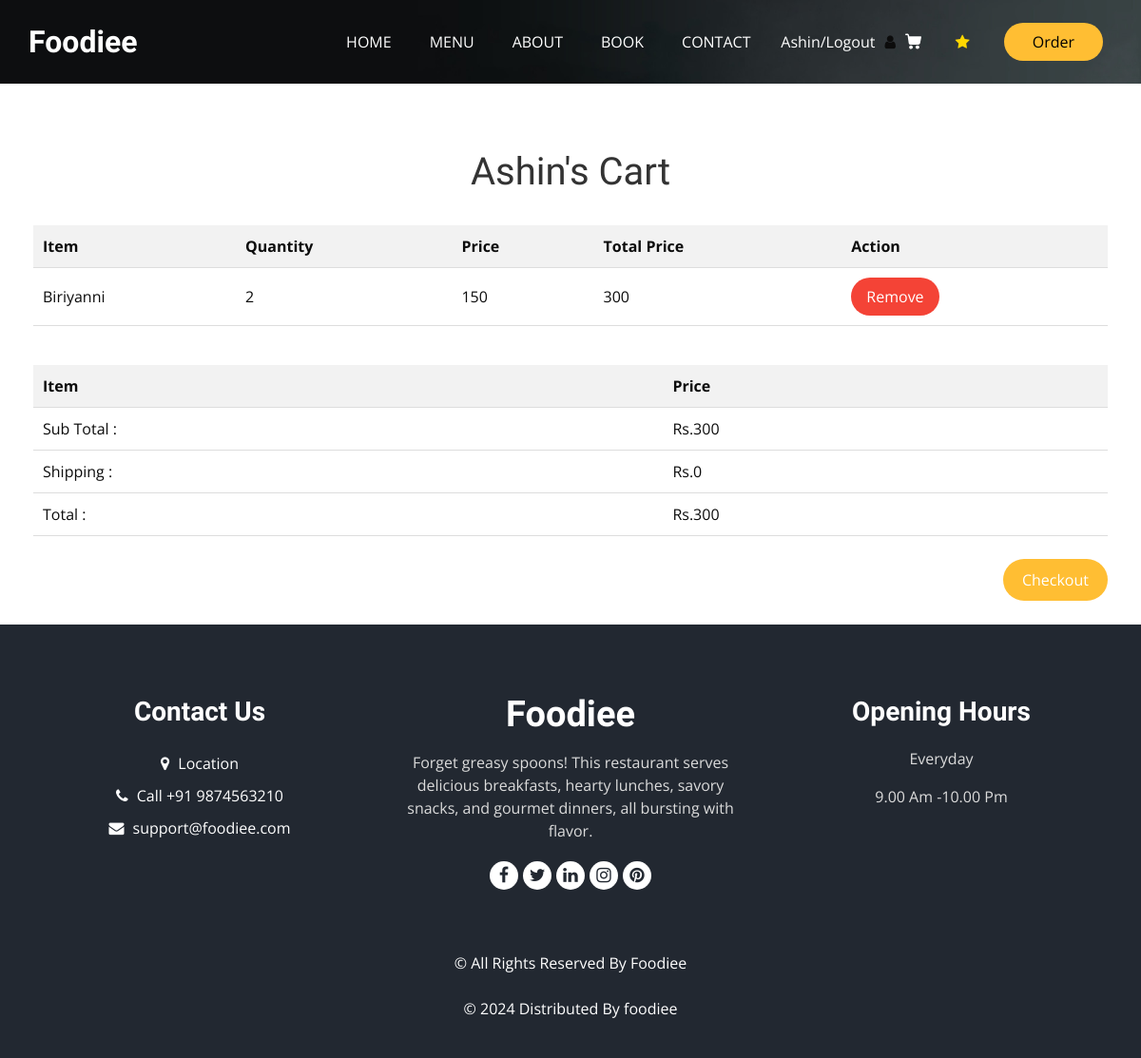
Before: /Cartpage/ (signed in) with the older database file.
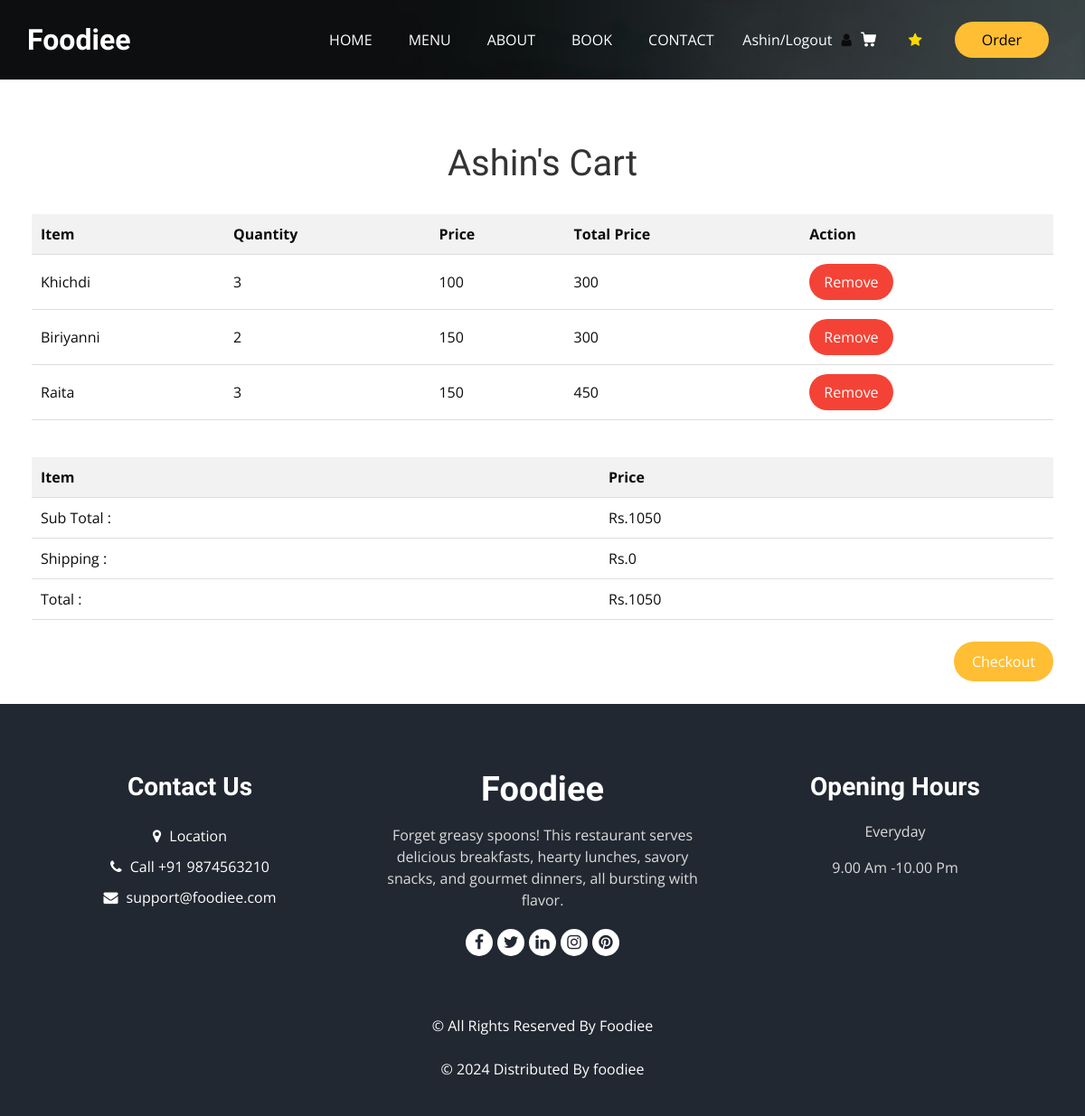
After: the same page with the newer database file.
### frontendfood/models.py (models this page shows)
class cartDb(models.Model):
    cart_username=models.CharField(max_length=50, null=True, blank=True)
    cart_productname=models.CharField(max_length=50, null=True, blank=True)
    cart_quantity=models.IntegerField(null=True, blank=True)
    cart_price=models.IntegerField(null=True, blank=True)
    cart_totalprice=models.IntegerField(null=True, blank=True)

### frontendfood/views.py (the view)
# urls.py: path('Cartpage/',views.cart_pg,name="Cartpage"),
def cart_pg(request):
    try:
        cartdata = cartDb.objects.filter(cart_username=request.session['su_username'])
        total_price = 0
        shipping_fee = 0
        total_shipping_Overall = 0
        for i in cartdata:
            total_price += i.cart_totalprice
            if total_price < 100:
                shipping_fee = 100
            else:
                shipping_fee = 0
            total_shipping_Overall = total_price + shipping_fee
        return render(request, "cart_foodiee.html", {
            'cartdata': cartdata,
            'total_price': total_price,
            'shipping_fee': shipping_fee,
            'total_shipping_Overall': total_shipping_Overall
        })
    except KeyError:
        return render(request, "cart_foodiee.html", {
            'cartdata': [],
            'total_price': 0,
            'shipping_fee': 0,
            'total_shipping_Overall': 0
        })

### frontendfood/templates/cart_foodiee.html (shortened to what this page needs)
<!DOCTYPE html>
{% load static %}
<html>
<head>
  <link rel="stylesheet" type="text/css" href="{% static 'fnfd/css/bootstrap.css' %}" />
  <link rel="stylesheet" type="text/css" href="https://cdnjs.cloudflare.com/ajax/libs/OwlCarousel2/2.3.4/assets/owl.carousel.min.css" />
  <link rel="stylesheet" href="https://cdnjs.cloudflare.com/ajax/libs/jquery-nice-select/1.1.0/css/nice-select.min.css" />
  <link href="{% static 'fnfd/css/font-awesome.min.css' %}" rel="stylesheet" />
  <link href="{% static 'fnfd/css/style.css' %}" rel="stylesheet" />
  <link href="{% static 'fnfd/css/responsive.css' %}" rel="stylesheet" />
</head>
<body class="sub_page">
  <div class="hero_area">
    <div class="bg-box">
      <img src="{% static 'fnfd/images/hero-bg.jpg' %}" alt="">
    </div>
    <header class="header_section">
      <div class="container">
        <nav class="navbar navbar-expand-lg custom_nav-container ">
          <a class="navbar-brand" href="{% url 'Homepage' %}">
            <span>Foodiee</span>
          </a>
          <div class="collapse navbar-collapse" id="navbarSupportedContent">
            <ul class="navbar-nav  mx-auto ">
              <li class="nav-item"><a class="nav-link" href="{% url 'Homepage' %}">Home <span class="sr-only">(current)</span></a></li>
              <li class="nav-item"><a class="nav-link" href="{% url 'Menupage' %}">Menu</a></li>
              <li class="nav-item"><a class="nav-link" href="{% url 'Aboutpage' %}">About</a></li>
              <li class="nav-item"><a class="nav-link" href="{% url 'Book_tablepage' %}">Book</a></li>
              <li class="nav-item"><a class="nav-link" href="{% url 'Contactpage' %}">Contact</a></li>
            </ul>
            <div class="user_option">
              {% if request.session.su_username %}
              <a href="{% url 'LogOutpage' %}" class="user_link">{{request.session.su_username}}/Logout</a>
              {% else %}
              <a href="{% url 'Registrationpage' %}" class="user_link">
                {% endif %}
                <i class="fa fa-user" aria-hidden="true"></i>
              <a class="cart_link" href="{%url 'Cartpage' %}">
              </a>
              <form class="form-inline">
                <a class="nav-link" href="{% url 'Reviewpage' %}"><i class="fa fa-star" style="color: gold;"></i></a>
              </form>
              <a href="{% url 'Menupage' %}" class="order_online">Order</a>
            </div>
          </div>
        </nav>
      </div>
    </header>
  </div><br><br>
  <div class="container mycontain">
    <h1>{{request.session.su_username}}'s  Cart</h1><br>
    <table>
        <thead>
            <tr>
                <th>Item</th>
                <th>Quantity</th>
                <th>Price</th>
                <th>Total Price</th>
                <th>Action</th>
            </tr>
        </thead>
        <tbody>
        {% for i in cartdata %}
            <tr>
                <td>{{i.cart_productname}}</td>
                <td>{{i.cart_quantity}}</td>
                <td>{{i.cart_price}}</td>
                <td>{{i.cart_totalprice}}</td>
                <td><a href="{% url 'DeleteFromCart' DCitem=i.id %}"><button class="remove-btn">Remove</button></a></td>
            </tr>
        {% endfor %}
        </tbody>
    </table>
</div>
  <div class="container mycontain">
    <table>
        <thead>
            <tr>
                <th>Item</th>
                <th>Price</th>
            </tr>
        </thead>
        <tbody>
            <tr>
                <td>Sub Total : </td>
                <td>Rs.{{total_price}}</td></tr>
            <tr><td>Shipping : </td>
              <td>Rs.{{shipping_fee}}</td></tr>
                <tr><td>Total : </td>
                <td>Rs.{{total_shipping_Overall}}</td>
            </tr>
        </tbody>
    </table>
  <br>
    <a href="{% url 'checkOutpage' %}"><button type="submit" class="checkout-btn" style="background-color:#ffbe33 !important;">Checkout</button></a>
  </div><br><br>
  <footer class="footer_section">
    <div class="container">
      <div class="row">
        <div class="col-md-4 footer-col">
          <div class="footer_contact">
            <h4>Contact Us</h4>
            <div class="contact_link_box">
              <a href=""><i class="fa fa-map-marker" aria-hidden="true"></i>
                <span>Location</span></a>
              <a href=""><i class="fa fa-phone" aria-hidden="true"></i>
                <span>Call +91 9874563210</span></a>
              <a href="">
                <i class="fa fa-envelope" aria-hidden="true"></i>
                <span>support@foodiee.com</span></a>
            </div>
          </div>
        </div>
        <div class="col-md-4 footer-col">
          <div class="footer_detail">
            <a href="{% url 'Homepage' %}" class="footer-logo">Foodiee</a>
            <p>Forget greasy spoons! This restaurant serves delicious breakfasts, hearty lunches,
              savory snacks, and gourmet dinners, all bursting with flavor.</p>
            <div class="footer_social">
              <a href=""><i class="fa fa-facebook" aria-hidden="true"></i></a>
              <a href=""><i class="fa fa-twitter" aria-hidden="true"></i></a>
              <a href=""><i class="fa fa-linkedin" aria-hidden="true"></i></a>
              <a href=""><i class="fa fa-instagram" aria-hidden="true"></i></a>
              <a href=""><i class="fa fa-pinterest" aria-hidden="true"></i></a>
            </div>
          </div>
        </div>
        <div class="col-md-4 footer-col">
          <h4>Opening Hours</h4>
          <p>Everyday</p>
          <p>9.00 Am -10.00 Pm</p>
        </div>
      </div>
      <div class="footer-info">
        <p>
          &copy;  All Rights Reserved By
          <a href="{% url 'Homepage' %}">Foodiee</a><br><br>
          &copy; <span id="displayYear"></span> Distributed By
          <a href="https://themewagon.com/" target="_blank">foodiee</a>
        </p>
      </div>
    </div>
  </footer>
</body>
</html>

### frontendfood/static/fnfd/css/style.css (style rules this page uses)
body { font-family: "Open Sans", sans-serif; color: #0c0c0c; background-color: #ffffff; overflow-x: hidden; }
h1, h2 { font-family: 'Dancing Script', cursive; }
a, a:hover, a:focus { text-decoration: none; }
.hero_area { position: relative; min-height: 100vh; display: -webkit-box; display: -ms-flexbox; display: flex; -webkit-box-orient: vertical; -webkit-box-direction: normal; -ms-flex-direction: column; flex-direction: column; }
.bg-box { position: absolute; top: 0; left: 0; width: 100%; height: 100%; }
.bg-box img { width: 100%; height: 100%; -o-object-fit: cover; object-fit: cover; }
.sub_page .hero_area { min-height: auto; }
.sub_page .hero_area .bg-box { position: absolute; top: 0; left: 0; width: 100%; height: 100%; }
.sub_page .hero_area .bg-box img { width: 100%; height: 100%; -o-object-fit: cover; object-fit: cover; -o-object-position: right top; object-position: right top; }
.header_section { padding: 15px 0; }
.navbar-brand { font-family: 'Dancing Script', cursive; }
.navbar-brand span { font-weight: bold; font-size: 32px; color: #ffffff; }
.custom_nav-container { padding: 0; }
.custom_nav-container .navbar-nav { padding-left: 18%; }
.custom_nav-container .navbar-nav .nav-item .nav-link { padding: 5px 20px; color: #ffffff; text-align: center; text-transform: uppercase; border-radius: 5px; -webkit-transition: all 0.3s; transition: all 0.3s; }
.user_option { display: -webkit-box; display: -ms-flexbox; display: flex; -webkit-box-align: center; -ms-flex-align: center; align-items: center; }
.user_option a { margin: 0 10px; }
.user_option .user_link { color: #ffffff; }
.user_option .cart_link { display: -webkit-box; display: -ms-flexbox; display: flex; -webkit-box-pack: center; -ms-flex-pack: center; justify-content: center; -webkit-box-align: center; -ms-flex-align: center; align-items: center; }
.user_option .cart_link svg { width: 17px; height: auto; fill: #ffffff; margin-bottom: 2px; }
.user_option .order_online { display: inline-block; padding: 8px 30px; background-color: #ffbe33; color: #000000; border-radius: 45px; -webkit-transition: all 0.3s; transition: all 0.3s; border: none; }
.footer_section { background-color: #222831; color: #ffffff; padding: 75px 0 40px 0; text-align: center; }
.footer_section h4 { font-size: 28px; }
.footer_section h4, .footer_section .footer-logo { font-weight: 600; margin-bottom: 20px; font-family: 'Dancing Script', cursive; }
.footer_section p { color: #dbdbdb; }
.footer_section .footer-col { margin-bottom: 30px; }
.footer_section .footer_contact .contact_link_box { display: -webkit-box; display: -ms-flexbox; display: flex; -webkit-box-orient: vertical; -webkit-box-direction: normal; -ms-flex-direction: column; flex-direction: column; }
.footer_section .footer_contact .contact_link_box a { margin: 5px 0; color: #ffffff; }
.footer_section .footer_contact .contact_link_box a i { margin-right: 5px; }
.footer_section .footer-logo { display: block; font-weight: bold; font-size: 38px; line-height: 1; color: #ffffff; }
.footer_section .footer_social { display: -webkit-box; display: -ms-flexbox; display: flex; -webkit-box-pack: center; -ms-flex-pack: center; justify-content: center; margin-top: 20px; margin-bottom: 10px; }
.footer_section .footer_social a { display: -webkit-box; display: -ms-flexbox; display: flex; -webkit-box-pack: center; -ms-flex-pack: center; justify-content: center; -webkit-box-align: center; -ms-flex-align: center; align-items: center; color: #222831; width: 30px; height: 30px; border-radius: 100%; background-color: #ffffff; border-radius: 100%; margin: 0 2.5px; font-size: 18px; }
.footer_section .footer-info { text-align: center; margin-top: 25px; }
.footer_section .footer-info p { color: #ffffff; margin: 0; }
.footer_section .footer-info p a { color: inherit; }

### frontendfood/static/fnfd/css/responsive.css (style rules this page uses)
@media (min-width: 1200px) { .container { max-width: 1170px; } }

### frontendfood/templates/cart_foodiee.html (style rules this page uses)
.mycontain { margin-top: 100px; margin-bottom: 100px; margin: 1px auto; padding: 20px; }
h1 { text-align: center; color: #333; }
table { width: 100%; border-collapse: collapse; }
th, td { padding: 10px; text-align: left; border-bottom: 1px solid #ddd; }
th { background-color: #f2f2f2; }
.remove-btn { background-color: #f44336; color: #fff; border: none; padding: 8px 16px; border-radius: 45px; cursor: pointer; }
.checkout-btn { background-color: #4caf50; color: #fff; border: none; padding: 10px 20px; border-radius: 45px; cursor: pointer; float: right; }

Changed rows visible on the page:
removed cartDb: session.su_username "Ashin", cart_productname "Biriyanni", cart_quantity "2", cart_price "150", cart_totalprice "300"
added cartDb: cart_productname "Khichdi", cart_quantity "3", cart_price "100", cart_totalprice "300"
added cartDb: cart_productname "Biriyanni", cart_quantity "2", cart_price "150", cart_totalprice "300"
added cartDb: cart_productname "Raita", cart_quantity "3", cart_price "150", cart_totalprice "450"
Other visible differences:
{{ request.session.su_username }}: (not shown) → "Ashin"
{{ total_price }}: "300" → "1050"
{{ total_shipping_Overall }}: "300" → "1050"
